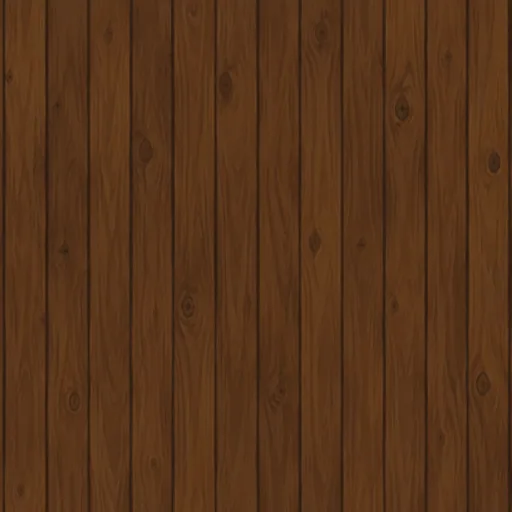
#> input picture web/assets/tex-wood-dark.webp, 512 x 512 px
$ python asset_pipeline.py cards ../../../../../web/assets/tex-wood-dark.webp
#> lines starting #> are read from the running program, lines starting #| are printed output that depends on the picture
#!/usr/bin/env python3
"""Asset pipeline for cozy indie-game UI — generate once, normalize always.

Solves the three bugs that make a UI look like patchwork:
  1. different aspect ratios per slot      -> center-crop to a fixed ratio
  2. different background tint per image   -> rescale to your panel colour
  3. different brightness per image        -> grade to a target luminance

Plus a procedural paper texture (AI "paper" has blotches that become speckles
at UI scale — do not use it for a background).

Requires: Pillow  (pip install pillow / uv pip install pillow)
Usage:
    python asset_pipeline.py cards  raw/*.png --out web/assets --prefix card
    python asset_pipeline.py hero   raw/mascot.png --out web/assets --name mascot
    python asset_pipeline.py icon   raw/mascot.png --out web/assets
    python asset_pipeline.py paper  --out web/assets
"""
from __future__ import annotations

import argparse
import glob
import math
import random
from pathlib import Path

from PIL import Image, ImageChops, ImageFilter, ImageStat

# slot -> (width, height, object width fraction inside frame)
SLOTS = {
    "card": (640, 400, 0.92),    # 16:10, content cards
    "wide": (1000, 300, 0.96),   # banner / hero strip
    "hero": (520, 520, 0.86),    # mascot, square
}
PANEL = (251, 244, 228)          # must equal your CSS --card
TARGET_LUMA = 163                # 150..180 looks consistent on cream panels


# --------------------------------------------------------------------- utils
def luma(im: Image.Image) -> float:
    g = ImageStat.Stat(im.convert("L")).mean[0]
    return round(g, 1)


def corner_color(im: Image.Image, k: int = 12) -> tuple[int, int, int]:
    w, h = im.size
    boxes = ((0, 0, k, k), (w - k, 0, w, k), (0, h - k, k, h), (w - k, h - k, w, h))
    means = [ImageStat.Stat(im.crop(b)).mean for b in boxes]
    return tuple(round(sum(m[i] for m in means) / 4) for i in range(3))


def match_bg(im: Image.Image, target=PANEL) -> Image.Image:
    """Rescale channels so the image background equals the panel colour."""
    bg = corner_color(im)
    lut = []
    for i in range(3):
        f = target[i] / max(1, bg[i])
        lut += [min(255, round(v * f)) for v in range(256)]
    return im.point(lut)


def grade(im: Image.Image, target: float = TARGET_LUMA, warm: float = 0.08,
          sat: float = 0.92) -> Image.Image:
    """Push mean luminance toward target (gamma), warm blend, mild desaturation."""
    cur = max(1.0, luma(im))
    gamma = math.log(target / 255.0) / math.log(min(0.97, cur / 255.0))
    gamma = max(0.55, min(1.8, gamma))
    lut = [min(255, round(255 * ((v / 255.0) ** gamma))) for v in range(256)]
    im = im.point(lut * 3)
    if warm > 0:
        im = Image.blend(im, Image.new("RGB", im.size, PANEL), warm)
    if sat < 1:
        g = im.convert("L").convert("RGB")
        im = Image.blend(im, g, 1 - sat)
    return im


def crop_ratio(im: Image.Image, w: int, h: int, frac: float) -> Image.Image:
    """Center-crop by a FIXED fraction of the frame (not object bbox).

    bbox cropping makes poses without props look zoomed-in, so character size
    jumps between app states. Fixed fraction keeps scale stable.
    """
    fw, fh = im.width * frac, im.height * frac
    cx, cy = im.width / 2, im.height * 0.45
    box = (round(cx - fw / 2), round(cy - fh / 2), round(cx + fw / 2), round(cy + fh / 2))
    im = im.crop(box)
    target = w / h
    if im.width / im.height > target:
        im = im.resize((round(im.height * target), im.height), Image.LANCZOS)
    else:
        im = im.resize((im.width, round(im.width / target)), Image.LANCZOS)
    canvas = Image.new("RGB", (w, h), PANEL)
    canvas.paste(im, ((w - im.width) // 2, (h - im.height) // 2))
    return canvas


def trim_to_content(im: Image.Image, pad: float = 0.08) -> Image.Image:
    """Crop away empty margin around the object (use BEFORE crop_ratio for cards)."""
    bg = Image.new("RGB", im.size, corner_color(im))
    diff = ImageChops.difference(im, bg).convert("L").point(lambda v: 255 if v > 14 else 0)
    box = diff.getbbox()
    if not box:
        return im
    x0, y0, x1, y1 = box
    px, py = round((x1 - x0) * pad), round((y1 - y0) * pad)
    return im.crop((max(0, x0 - px), max(0, y0 - py),
                    min(im.width, x1 + px), min(im.height, y1 + py)))


def save_webp(im: Image.Image, path: Path, q: int = 87) -> None:
    path.parent.mkdir(parents=True, exist_ok=True)
    im.save(path, "WEBP", quality=q, method=5)
    print(f"{path.name:28s} {im.size[0]}x{im.size[1]} {path.stat().st_size // 1024} KB  luma {luma(im)}")


# ------------------------------------------------------------------ textures
def paper_texture(out: Path, size: int = 256, base=(243, 233, 213), spread: int = 3) -> None:
    """Procedural grain: <=5 luminance levels. AI textures have blotches."""
    random.seed(7)
    im = Image.new("RGB", (size, size), base)
    px = im.load()
    for y in range(size):
        for x in range(size):
            d = random.randint(-spread, spread)
            px[x, y] = tuple(max(0, min(255, c + d)) for c in base)
    im = im.filter(ImageFilter.GaussianBlur(0.4))
    hairline = [base[0] - 1, base[1] - 1, base[2] - 1]
    for _ in range(size // 8):                       # faint fibres
        x = random.randrange(size)
        px[x, random.randrange(size)] = tuple(hairline)
    save_webp(im, out / "tex-paper.webp", q=80)


def wood_texture(src: Path, out: Path, darken: float = 0.62) -> None:
    im = Image.open(src).convert("RGB")
    im = im.resize((512, 512), Image.LANCZOS)
    im = im.point([min(255, round(v * darken)) for v in range(256)] * 3)
    save_webp(im, out / "tex-wood-dark.webp", q=82)


# --------------------------------------------------------------------- icons
def icons(src: Image.Image, out: Path) -> None:
    base = trim_to_content(src, 0.04).convert("RGB")
    for side in (192, 512):
        sq = Image.new("RGB", (max(base.size),) * 2, PANEL)
        sq.paste(base, ((sq.width - base.width) // 2, (sq.height - base.height) // 2))
        sq.resize((side, side), Image.LANCZOS).save(out / f"icon-{side}.png")
        print(f"icon-{side}.png")
    # maskable: solid pad to 78% safe zone
    mask = Image.new("RGB", (512, 512), (29, 36, 51))
    inner = base.resize((round(512 * 0.78),) * 2, Image.LANCZOS)
    mask.paste(inner, ((512 - inner.width) // 2, (512 - inner.height) // 2))
    mask.save(out / "icon-maskable-512.png")
    print("icon-maskable-512.png")


# ---------------------------------------------------------------------- main
def main() -> None:
    ap = argparse.ArgumentParser()
    ap.add_argument("mode", choices=["cards", "hero", "icon", "paper", "wood"])
    ap.add_argument("files", nargs="*")
    ap.add_argument("--out", default="web/assets")
    ap.add_argument("--name", default="")
    ap.add_argument("--prefix", default="card")
    ap.add_argument("--slot", default="card", choices=list(SLOTS))
    a = ap.parse_args()
    out = Path(a.out)
    out.mkdir(parents=True, exist_ok=True)

    if a.mode == "paper":
        paper_texture(out)
        return
    if a.mode == "wood":
        wood_texture(Path(a.files[0]), out)
        return

    paths: list[Path] = []
    for f in a.files:
        paths += [Path(p) for p in glob.glob(f)]
    if not paths:
        raise SystemExit("tidak ada file masukan")

    w, h, frac = SLOTS[a.slot]
    for i, p in enumerate(sorted(paths)):
        im = Image.open(p).convert("RGB")
#> im is the input picture: PIL image 512x512 RGB; mean R, G, B 87.3, 52.2, 25.9
        im = match_bg(im)
#> in corner_color, `means = [ImageStat.Stat(im.crop(b)).mean for b in boxes]`: means = [[80.79, 49.47, 26.37], [82.83, 51.78, 24.22], [85.81, 51.39, 25.14], [76.02, 45.08, 22.34]]
#> in match_bg, `bg = corner_color(im)`: bg = (81, 49, 25)
#> the loop in match_bg, `for i in range(3):` made 3 passes
#> f on passes 1 to 3: 3.1, 4.98, 9.12
#> after the loop in match_bg, `for i in range(3):`: lut = 768 values, max 255 at index 83, min 0 at index 0, mean 227.7
#> in match_bg, `return im.point(lut)`:
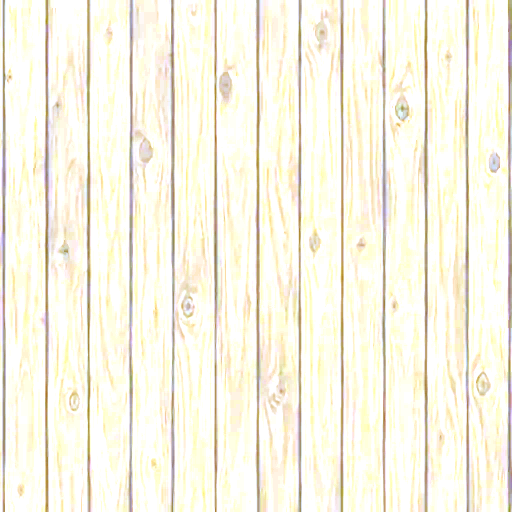
#> returned value: PIL image 512x512 RGB; mean R, G, B 248.5, 244.8, 229.5
        im = grade(im)
#> in luma, `g = ImageStat.Stat(im.convert("L")).mean[0]`: g = 244.1
#> in grade, `gamma = math.log(target / 255.0) / math.log(min(0.97, cur / 255.0))`: gamma = 10.24
#> in grade, `gamma = max(0.55, min(1.8, gamma))`: gamma = 1.8
#> in grade, `lut = [min(255, round(255 * ((v / 255.0) ** gamma))) for v in range(25..`: lut = 256 values from 0 to 255
#> in grade, `g = im.convert("L").convert("RGB")`:
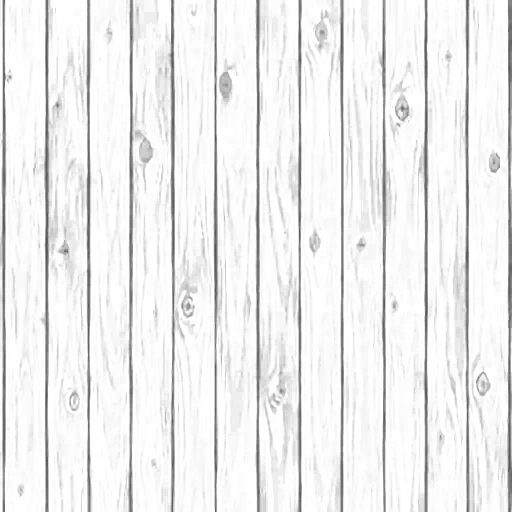
#> g: PIL image 512x512 RGB; min 82, max 254, mean 237.9
        if a.mode == "icon":
            icons(im, out)
        else:
            im = trim_to_content(im) if a.mode == "cards" else im
#> in trim_to_content, `bg = Image.new("RGB", im.size, corner_color(im))`:
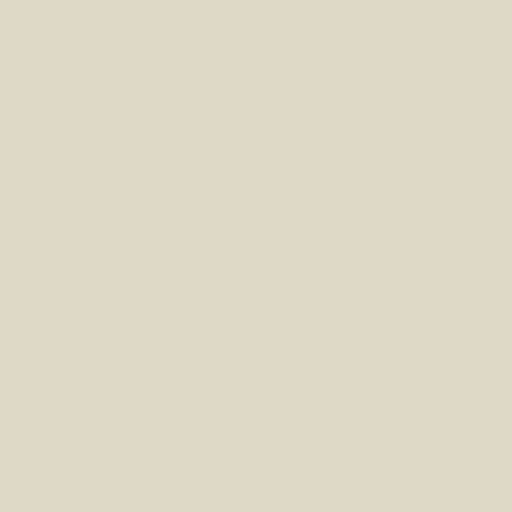
#> bg: PIL image 512x512 RGB; mean R, G, B 222, 217, 198
#> in trim_to_content, `diff = ImageChops.difference(im, bg).convert("L").point(lambda v: 255 ..`:
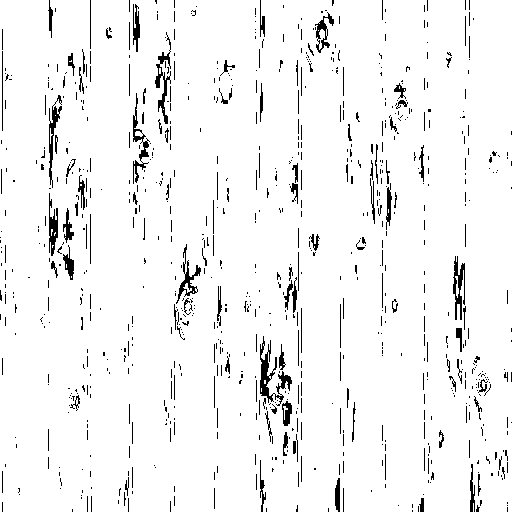
#> diff: PIL image 512x512 L; 95.1% white; black in thin lines or dots
#> in trim_to_content, `box = diff.getbbox()`: box = (0, 0, 512, 512)
#> in trim_to_content, `x0, y0, x1, y1 = box`: x0 = 0; x1 = 512
#> in trim_to_content, `px, py = round((x1 - x0) * pad), round((y1 - y0) * pad)`: px = 41
            im = crop_ratio(im, w, h, frac)
#> in crop_ratio, `im = im.crop(box)`:
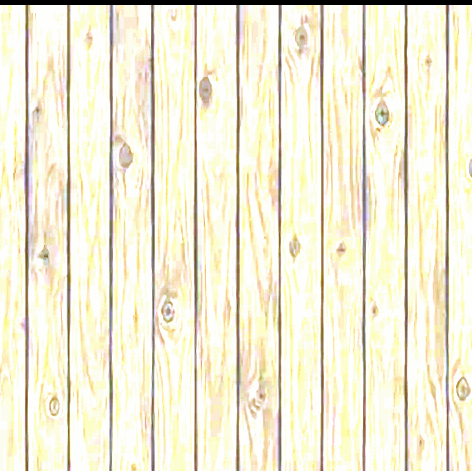
#> im: PIL image 472x471 RGB; mean R, G, B 241.7, 236.6, 214.3
#> in crop_ratio, `im = im.resize((im.width, round(im.width / target)), Image.LANCZOS)`:
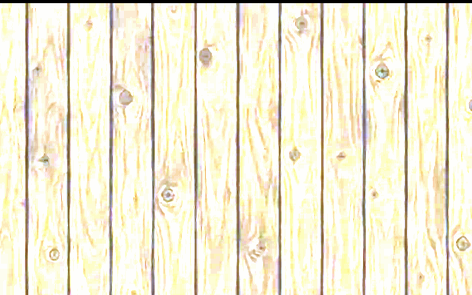
#> im: PIL image 472x295 RGB; mean R, G, B 241.7, 236.6, 214.3
#> in crop_ratio, `canvas.paste(im, ((w - im.width) // 2, (h - im.height) // 2))`:
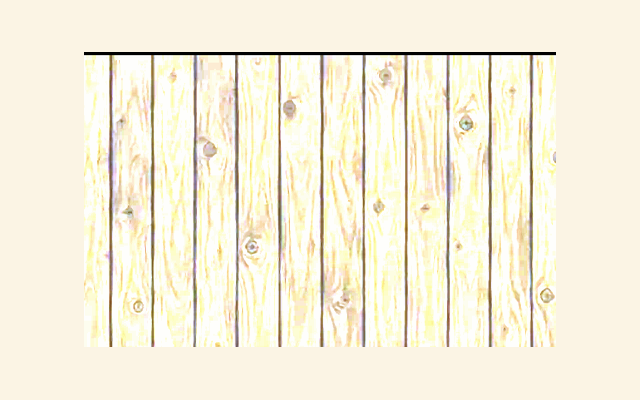
#> canvas: PIL image 640x400 RGB; mean R, G, B 245.9, 240, 220.5
            name = a.name or f"{a.prefix}-{i+1}"
            save_webp(im, out / f"{name}.webp")
#| card-1.webp                  640x400 23 KB  luma 239.4


if __name__ == "__main__":
    main()
